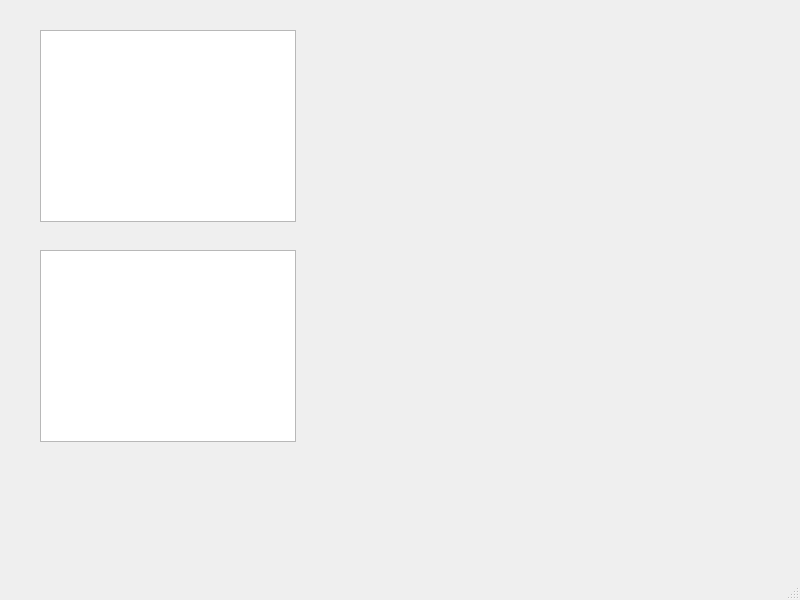
<?xml version="1.0" encoding="UTF-8"?>
<ui version="4.0">
 <class>MainWindow</class>
 <widget class="QMainWindow" name="MainWindow">
  <property name="geometry">
   <rect>
    <x>0</x>
    <y>0</y>
    <width>800</width>
    <height>600</height>
   </rect>
  </property>
  <property name="windowTitle">
   <string>MainWindow</string>
  </property>
  <widget class="QWidget" name="centralwidget">
   <widget class="QTreeView" name="treeView">
    <property name="geometry">
     <rect>
      <x>40</x>
      <y>30</y>
      <width>256</width>
      <height>192</height>
     </rect>
    </property>
   </widget>
   <widget class="QListView" name="listView">
    <property name="geometry">
     <rect>
      <x>40</x>
      <y>250</y>
      <width>256</width>
      <height>192</height>
     </rect>
    </property>
   </widget>
  </widget>
  <widget class="QMenuBar" name="menubar">
   <property name="geometry">
    <rect>
     <x>0</x>
     <y>0</y>
     <width>800</width>
     <height>17</height>
    </rect>
   </property>
  </widget>
  <widget class="QStatusBar" name="statusbar"/>
 </widget>
 <resources/>
 <connections/>
</ui>
